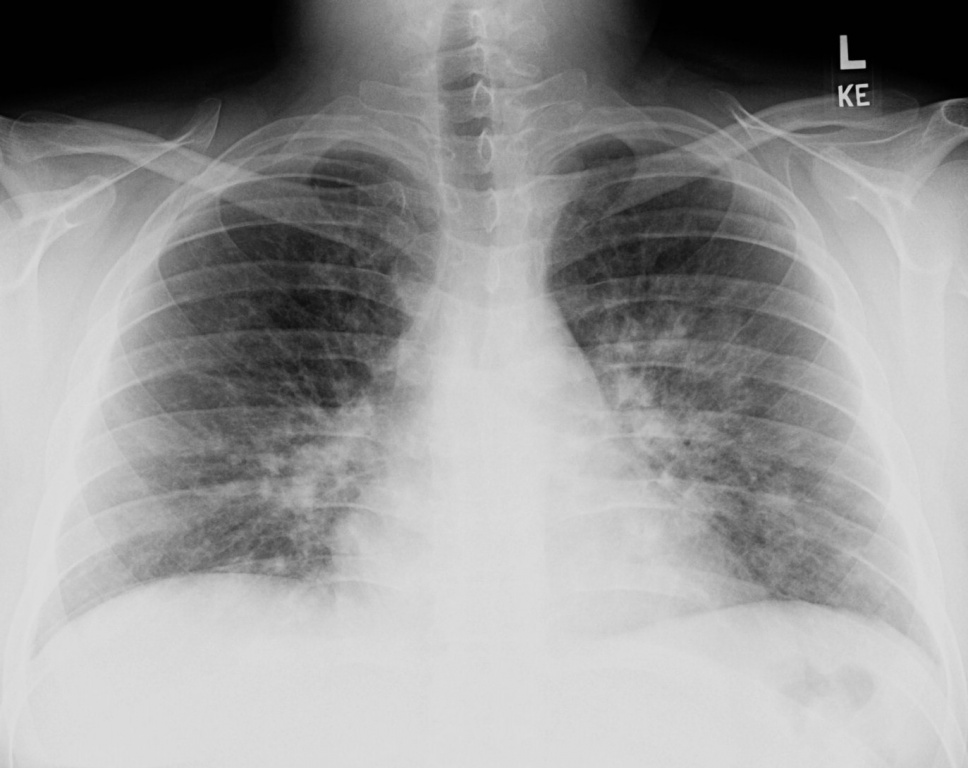
#> input picture images/clean/clean_1.bmp, 968 x 768 px
$ python -i feature_detection.py   (imports and definitions only)
#> lines starting #> are read from the running program, lines starting #| are printed output that depends on the picture; after the words box and inside, x2 and y2 are one past the last pixel; in counts of white or black regions, pixels touching at a corner belong together
#> further down, picture is the input picture: shape (768, 968); min 0, max 223, mean 150.8
### processing/spatial/smoothing.py
"""
Smoothing filters: average (box) filter and Gaussian filter, both implemented from scratch.
Uses the shared convolution engine — no scipy or OpenCV filtering functions permitted.
"""

import numpy as np
from utils.error_handler import wrap_errors
from utils.image_utils import validate_grayscale, normalize_to_uint8
from processing.spatial.convolution import convolve2d


def _build_gaussian_kernel(size: int, sigma: float) -> np.ndarray:
    """
    Build a 2D Gaussian kernel from scratch.

    Uses the formula:
        G(x, y) = exp(-(x² + y²) / (2 * sigma²))
    then normalizes so all values sum to 1.

    Parameters
    ----------
    size  : kernel side length (must be odd)
    sigma : standard deviation of the Gaussian

    Returns
    -------
    kernel : 2D float64 array of shape (size, size), sums to 1.0
    """
    if size % 2 == 0:
        raise ValueError(f"Kernel size must be odd, got {size}") #kernal size must be odd
    if sigma <= 0:
        raise ValueError(f"Sigma must be positive, got {sigma}") #standards deviation must be positive

    #setting up
    center = size // 2
    kernel = np.zeros((size, size), dtype=np.float64) #kernel full of zeros

    for row in range(size):
        for col in range(size):
            x = col - center
            y = row - center
            kernel[row, col] = np.exp(-(x ** 2 + y ** 2) / (2.0 * sigma ** 2)) #the further away from center the smaller the value in the kernell

    # normalize so kernel sums to 1 (no net brightness change) to make sure the output image has the same overall brightness as the input image,
    #so we divide each value in the kernel by the total sum of all values in the kernel
    total = kernel.sum()
    if total > 0:
        kernel /= total

    return kernel


# [28 lines left out: function average_filter, not called in this run]


@wrap_errors
def gaussian_filter(image: np.ndarray, kernel_size: int, sigma: float) -> np.ndarray:
    """
    Apply a Gaussian smoothing filter to a grayscale image.

    The Gaussian kernel is built from scratch using the 2D Gaussian formula
    and normalized to sum to 1 before convolution.

    Parameters
    ----------
    image       : 2D numpy array (H, W), grayscale
    kernel_size : side length of the square kernel (must be odd, e.g. 3, 5, 7)
    sigma       : standard deviation controlling blur strength

    Returns
    -------
    result : 2D uint8 array (H, W)
    """
    validate_grayscale(image)

    if kernel_size % 2 == 0:
        raise ValueError(f"kernel_size must be odd, got {kernel_size}")
    if sigma <= 0:
        raise ValueError(f"sigma must be positive, got {sigma}")

    kernel = _build_gaussian_kernel(kernel_size, sigma) #calls the function to build the gaussian kernel using the specified size and sigma
    raw = convolve2d(image, kernel) #apply convolution lel image
    return normalize_to_uint8(raw) #ben normalize the output le range 0-255 and convert to uint8 for proper image representation

### utils/image_utils.py
# STATUS: IMPLEMENTED
"""
Shared image utility functions used across all processing and GUI modules.
Handles dtype normalization, channel validation, numpy-to-Qt conversion, and binarization.
"""

import numpy as np
from PyQt6.QtGui import QImage, QPixmap


def normalize_to_uint8(image: np.ndarray) -> np.ndarray:
    image = np.nan_to_num(image, nan=0.0, posinf=0.0, neginf=0.0)
    if image.dtype == np.uint8:
        return image
    if np.issubdtype(image.dtype, np.floating):
        mn, mx = float(image.min()), float(image.max())
        if mx == mn:
            return np.zeros_like(image, dtype=np.uint8)
        if mn >= 0.0 and mx <= 1.0:
            return (image * 255).astype(np.uint8)
        return ((image - mn) / (mx - mn) * 255).astype(np.uint8)
    if image.dtype == np.uint16:
        return (image.astype(np.float64) / 65535.0 * 255).astype(np.uint8)
    if image.dtype == np.uint32:
        return (image.astype(np.float64) / 4294967295.0 * 255).astype(np.uint8)
    if np.issubdtype(image.dtype, np.integer):
        info = np.iinfo(image.dtype)
        if info.max > 0:
            return (image.astype(np.float64) / info.max * 255).astype(np.uint8)
    mn, mx = float(image.min()), float(image.max())
    if mx == mn:
        return np.zeros_like(image, dtype=np.uint8)
    return ((image.astype(np.float64) - mn) / (mx - mn) * 255).astype(np.uint8)


# [8 lines left out: function to_grayscale, not called in this run]


def validate_grayscale(image: np.ndarray) -> bool:
    if image.ndim == 2:
        return True
    raise ValueError(f"Expected grayscale (2D) image, got shape {image.shape}")


# [21 lines left out: functions to_qpixmap, binarize, not called in this run]

### utils/error_handler.py
# STATUS: IMPLEMENTED
"""
Centralized error handling for the workbench application.
Provides a decorator and standalone function for catching and displaying errors gracefully without crashing.
"""

import functools
import logging
import traceback
from PyQt6.QtWidgets import QMessageBox

_DIALOG_STYLE = """
    QMessageBox {
        background-color: #111210;
        color: #eceee8;
        font-family: 'JetBrains Mono', 'Fira Code', Consolas, monospace;
        font-size: 11px;
    }
    QMessageBox QLabel { color: #eceee8; }
    QPushButton {
        background: #252623; color: #eceee8;
        border: 1px solid #353730; border-radius: 2px; padding: 4px 10px;
    }
    QPushButton:hover { background: #353730; }
"""


# [22 lines left out: function setup_logger, not called in this run]


def wrap_errors(func):
    @functools.wraps(func)
    def wrapper(*args, **kwargs):
        try:
            return func(*args, **kwargs)
        except Exception as exc:
            logger = logging.getLogger('ciaw')
            logger.error("Exception in %s:\n%s", func.__name__, traceback.format_exc())
            dlg = QMessageBox()
            dlg.setIcon(QMessageBox.Icon.Critical)
            dlg.setWindowTitle(f"Error — {func.__name__}")
            dlg.setText(str(exc) + "\n\nSee ciaw.log for details.")
            dlg.setStyleSheet(_DIALOG_STYLE)
            dlg.exec()
            return None
    return wrapper


# [7 lines left out: function show_error_dialog, not called in this run]

### processing/spatial/convolution.py
"""
2D convolution implemented entirely from scratch
This is the core engine used by all spatial filters.
"""

import numpy as np
from utils.error_handler import wrap_errors

PADDING_MODES = ['zero', 'reflect', 'replicate']


def _pad_image(image: np.ndarray, pad_h: int, pad_w: int, mode: str) -> np.ndarray:
    #we choose the padding that we want we have 3 padding modes:
     # zero padding: pads with zeros (black pixels) -- bey fill el border with zeros (black pixels)
      # best used when you want to avoid introducing any new pixel values at the borders, but can create a black border effect
     # reflect padding: pads by reflecting the image across the border -- bey fill el border by reflecting the image across the border (like a mirror)
      # best used when you want to create a seamless border that maintains the local image structure, but can introduce artifacts if the image has strong edges at the borders
     # replicate padding: pads by replicating the edge pixels -- bey fill el border by replicating the edge pixels (like extending the edge pixels outward)
        # best used when you want to maintain the intensity of the edge pixels at the borders, but can create a "stretched" effect if the image has strong edges at the borders
    """
    Pad a 2D image array on all sides.

    Parameters
    ----------
    image   : 2D float64 array (H, W)
    pad_h   : number of rows to add on each of top and bottom
    pad_w   : number of cols to add on each of left and right
    mode    : 'zero' | 'reflect' | 'replicate'

    Returns
    -------
    padded  : 2D float64 array (H + 2*pad_h, W + 2*pad_w)
    """
    if mode == 'zero':
        return np.pad(image, ((pad_h, pad_h), (pad_w, pad_w)), mode='constant', constant_values=0)

    if mode == 'reflect':
        return np.pad(image, ((pad_h, pad_h), (pad_w, pad_w)), mode='reflect')

    if mode == 'replicate':
        return np.pad(image, ((pad_h, pad_h), (pad_w, pad_w)), mode='edge')

    raise ValueError(f"Unknown padding mode '{mode}'. Choose from {PADDING_MODES}.")


@wrap_errors
def convolve2d(image: np.ndarray, kernel: np.ndarray, padding: str = 'zero') -> np.ndarray:
    """
    Apply a 2D convolution kernel to a grayscale image from scratch.

    The kernel is flipped (true convolution, not correlation) before sliding.
    Works for any odd or even kernel size.

    Parameters
    ----------
    image   : 2D numpy array (H, W), any numeric dtype
    kernel  : 2D numpy array (kH, kW), the convolution kernel
    padding : padding strategy — 'zero' (default), 'replicate', or 'reflect'

    Returns
    -------
    output  : 2D float64 array (H, W), same spatial size as input
    """
    #ndim stands for number of dimensions in the array
    if image.ndim != 2: #must be grayscale images only , 3ashan convolution is defined for 2d images bas
        raise ValueError(f"convolve2d expects a 2D image, got shape {image.shape}")
    if kernel.ndim != 2: #must be 2d kernel only , 3ashan convolution is defined for 2d kernels bas
        raise ValueError(f"convolve2d expects a 2D kernel, got shape {kernel.shape}")

    image = image.astype(np.float64) #hanestakhdem float64 for safety from overflow during convolution, we convert the image to float64 before processing
    kernel = kernel.astype(np.float64)

    # true convolution = correlation with flipped kernel
    kernel_flipped = np.flip(kernel) #ehna hena ben3kes el kernel ashan ne3mel convolution mesh correlation, conolution is a correlation bas flipped 180 degrees

    img_h, img_w = image.shape
    k_h, k_w = kernel_flipped.shape #we get the height and width of the kernel after flipping

    #ben calculate han pad b ad eh fo2 w taht w yemeen w shemal (row and columns)
    pad_h = k_h // 2 #we use this equation ashan ne3mel padding ashan el kernel yb2a sabet ala el image lel center pixels
    pad_w = k_w // 2

    padded = _pad_image(image, pad_h, pad_w, padding) #apply padding

    # Vectorized sliding window — replaces O(H*W) Python loop
    from numpy.lib.stride_tricks import as_strided # badal ma ne3mel loop ala kol pixel lewahdaha, ben3mel sliding window ala el image kolaha mara wahda using numpy's as_strided
    shape = (img_h, img_w, k_h, k_w)
    strides = (
        padded.strides[0],   # dim 0: move to next row of CENTER pixels
        padded.strides[1],   # dim 1: move to next col of CENTER pixels
        padded.strides[0],   # dim 2: move down inside the patch (kernel window finding neighboring pixels)
        padded.strides[1],   # dim 3: move right inside the patch (kernel window finding neighboring pixels)
)
    patches = as_strided(padded, shape=shape, strides=strides)
    output = np.einsum('ijkl,kl->ij', patches, kernel_flipped) #ehna ben3mel dot product ben el patches (sliding windows) we el kernel el ma3kes, we ben7seb el convolution result for each pixel fe el output array
    return output


# [5 lines of commented-out code are left out]

### processing/spatial/edge_detection.py
"""
Edge detection using Sobel and Prewitt operators, implemented from scratch.
Returns horizontal edges, vertical edges, and combined gradient magnitude.
"""

import numpy as np
from utils.error_handler import wrap_errors
from utils.image_utils import validate_grayscale, normalize_to_uint8
from processing.spatial.convolution import convolve2d

SOBEL_X = np.array([
    [-1,  0,  1],
    [-2,  0,  2],
    [-1,  0,  1],
], dtype=np.float64)

SOBEL_Y = np.array([
    [-1, -2, -1],
    [ 0,  0,  0],
    [ 1,  2,  1],
], dtype=np.float64)

PREWITT_X = np.array([
    [-1,  0,  1],
    [-1,  0,  1],
    [-1,  0,  1],
], dtype=np.float64)

PREWITT_Y = np.array([
    [-1, -1, -1],
    [ 0,  0,  0],
    [ 1,  1,  1],
], dtype=np.float64)


def combined_magnitude(gx: np.ndarray, gy: np.ndarray) -> np.ndarray: #compute the combined gradient magnitude from the horizontal (gx) and vertical (gy) components, we use the formula magnitude = sqrt(Gx² + Gy²)
    """
    Compute the gradient magnitude from horizontal and vertical components.
    Formula: magnitude = sqrt(Gx² + Gy²)
    """
    mag = np.sqrt(gx.astype(np.float64) ** 2 + gy.astype(np.float64) ** 2) #magnitude = sqrt(Gx² + Gy²) -- ehna ben7seb el magnitude using the formula sqrt(Gx² + Gy²), we convert gx and gy to float64 to avoid overflow during squaring
    return normalize_to_uint8(mag) #convert back to uint8 for display, we normalize the magnitude to the range [0, 255]


@wrap_errors
def sobel(image: np.ndarray) -> tuple:
    """
    Apply Sobel edge detection to a grayscale image.

    Parameters
    ----------
    image : 2D numpy array (H, W), grayscale uint8

    Returns
    -------
    gx        : 2D uint8 array — horizontal edges
    gy        : 2D uint8 array — vertical edges
    magnitude : 2D uint8 array — combined edge strength
    """
    validate_grayscale(image)
    raw_gx = convolve2d(image, SOBEL_X)
    raw_gy = convolve2d(image, SOBEL_Y)
    gx = normalize_to_uint8(raw_gx)
    gy = normalize_to_uint8(raw_gy)
    mag = combined_magnitude(raw_gx, raw_gy)
    return gx, gy, mag


# [22 lines left out: function prewitt, not called in this run]

### processing/computer_vision/feature_detection.py
import numpy as np
from utils.image_utils import normalize_to_uint8


def detect_harris_corners(image: np.ndarray, k: float = 0.04,
                           threshold: float = 0.01) -> np.ndarray:
#> called with k = 0.04, threshold = 0.01
    if image.ndim == 3:
        gray = (0.299 * image[:, :, 0] + 0.587 * image[:, :, 1]
                + 0.114 * image[:, :, 2]).astype(np.uint8)
    else:
        gray = normalize_to_uint8(image)

    from processing.spatial.edge_detection import sobel
    from processing.spatial.smoothing import gaussian_filter

    gx, gy, _ = sobel(gray)
    Ix = gx.astype(np.float64)
    Iy = gy.astype(np.float64)

    Ix2_u8  = np.clip(Ix * Ix / 255.0, 0, 255).astype(np.uint8)
    Iy2_u8  = np.clip(Iy * Iy / 255.0, 0, 255).astype(np.uint8)
    IxIy_u8 = np.clip(np.abs(Ix * Iy) / 255.0, 0, 255).astype(np.uint8)

    Ix2_s  = gaussian_filter(Ix2_u8,  3, 1.0).astype(np.float64)
    Iy2_s  = gaussian_filter(Iy2_u8,  3, 1.0).astype(np.float64)
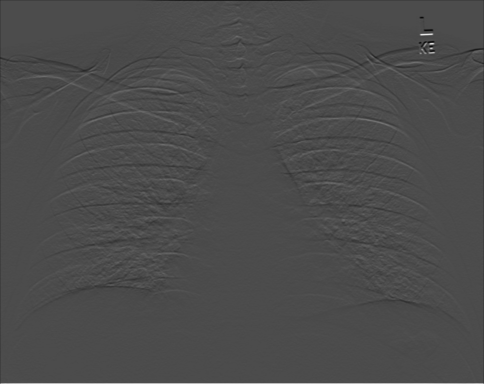
#> Iy2_s: shape (768, 968) float64 (shown at 1/2 size); min 0, max 255, mean 75.5
    IxIy_s = gaussian_filter(IxIy_u8, 3, 1.0).astype(np.float64)
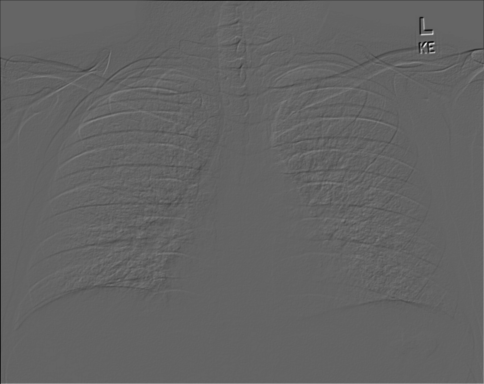
#> IxIy_s: shape (768, 968) float64 (shown at 1/2 size); min 0, max 255, mean 99.4

    det   = Ix2_s * Iy2_s - IxIy_s ** 2
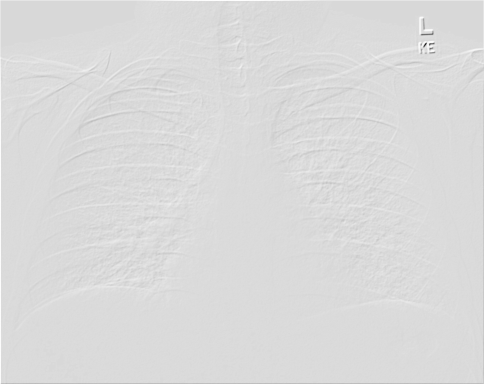
#> det: shape (768, 968) float64 (shown at 1/2 size); min -29250, max 718, mean -3566.1; drawn with min black and max white
    trace = Ix2_s + Iy2_s
    R     = det - k * (trace ** 2)

    r_max = R.max()
#> r_max = 521.6
    if r_max <= 0:
        return np.stack([gray, gray, gray], axis=-1).astype(np.uint8)

    corners = (R > threshold * r_max) & (R > 0)
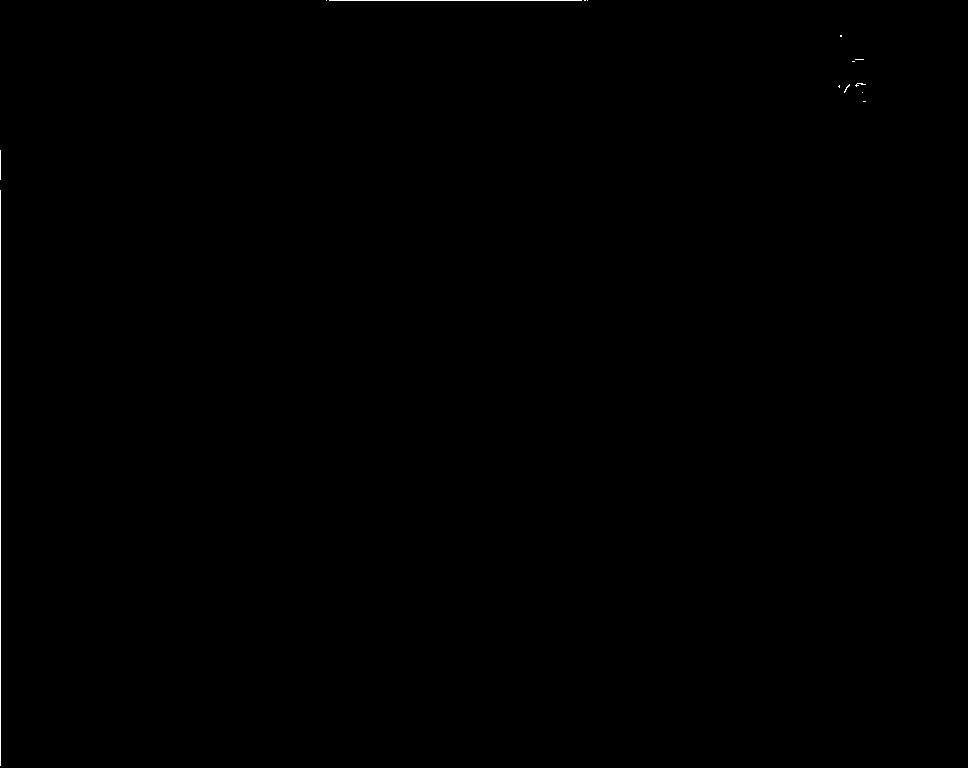
#> corners: shape (768, 968) bool; 0.12% white in thin lines or dots, all inside (x1, y1, x2, y2) = (0, 0, 866, 766)

    H, W = corners.shape
    suppressed = np.zeros_like(corners, dtype=bool)
    pad = 2
    R_pad = np.pad(R, pad, mode='constant', constant_values=-np.inf)
    for r in range(H):
        for c in range(W):
            if corners[r, c]:
                window = R_pad[r:r + 2*pad + 1, c:c + 2*pad + 1]
                if R[r, c] == window.max():
                    suppressed[r, c] = True
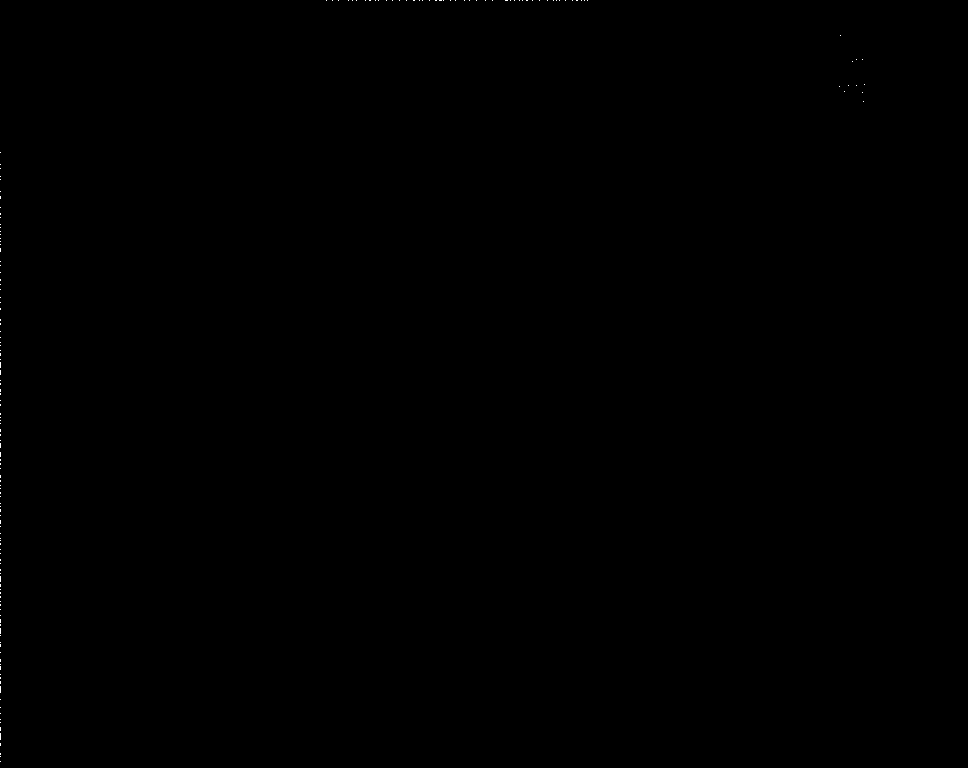
#> suppressed: shape (768, 968) bool; 0.04% white in thin lines or dots, all inside (x1, y1, x2, y2) = (0, 0, 865, 762)

    rgb = np.stack([gray, gray, gray], axis=-1).copy()

    ys, xs = np.where(suppressed)
#> ys = 277 values from 0 to 761; xs = 277 values, max 864 at index 59, min 0 at index 66, mean 125.9
    for yr, xc in zip(ys, xs):
        for dr in range(-4, 5):
            for dc in range(-4, 5):
                if dr ** 2 + dc ** 2 <= 16:
                    nr, nc = yr + dr, xc + dc
                    if 0 <= nr < H and 0 <= nc < W:
                        rgb[nr, nc] = [255, 60, 60]
#> this loop made 277 passes
#> (yr, xc) on passes 1 to 3: (0, 326), (0, 332), (0, 338)
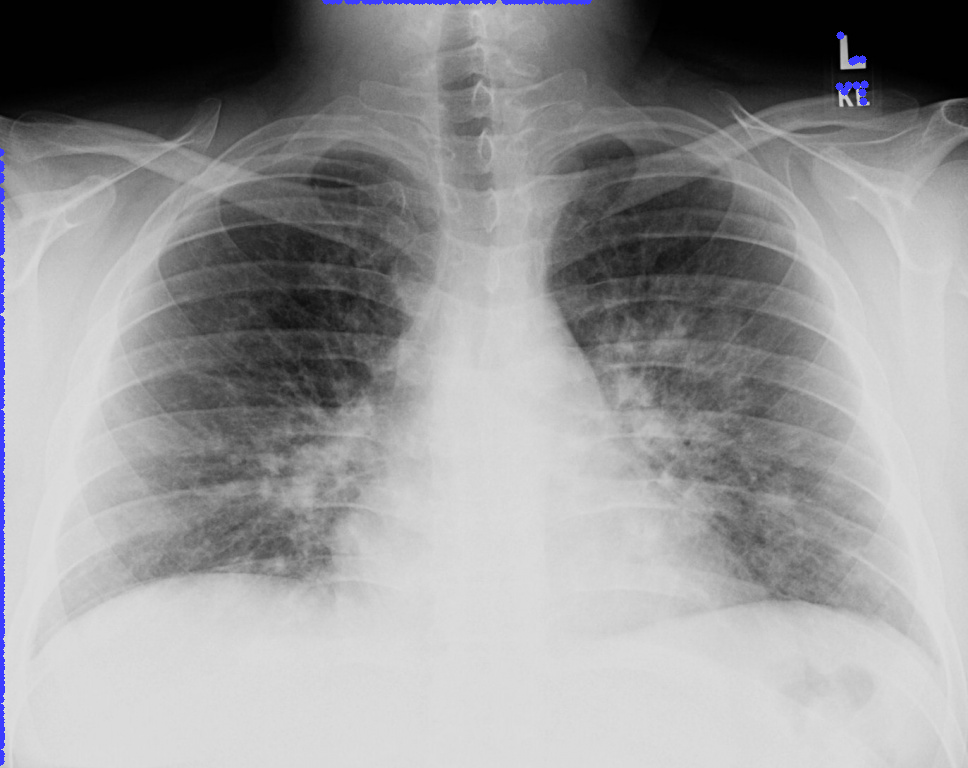
#> rgb: shape (768, 968, 3); 0.55% of pixels changed, all inside (x1, y1, x2, y2) = (0, 0, 869, 766); drawn as B, G, R

    return rgb.astype(np.uint8)

>>> import cv2
>>> picture = cv2.imread('../../images/clean/clean_1.bmp', cv2.IMREAD_GRAYSCALE)
>>> result = detect_harris_corners(picture)
